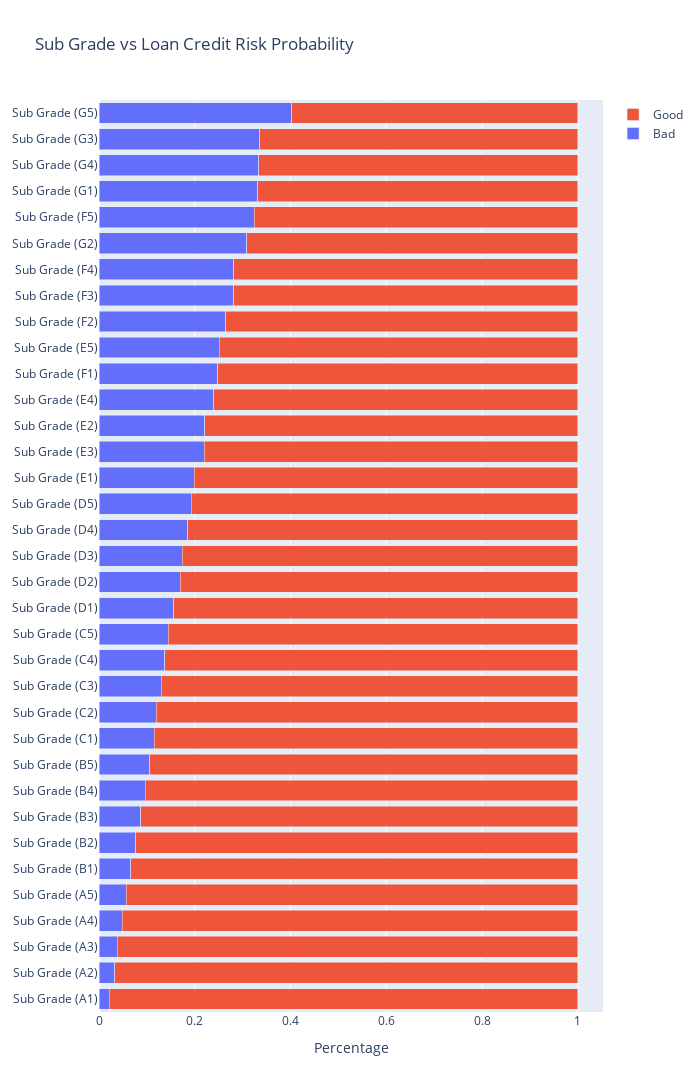

The notebook cell saved with this chart:
### Markdown cell above
### Sub Grade

### Code cell
cols = 'sub_grade'
titleize = inflection.titleize(cols)
sub_grade_target = pd.crosstab(df_viz['sub_grade'], df_viz['target'], normalize='index', colnames=[None]).reset_index().sort_values('bad')
sub_grade_target['sub_grade'] = sub_grade_target['sub_grade'].str.upper()
sub_grade_target['sub_grade'] = sub_grade_target['sub_grade'].apply(lambda x: f'{titleize} ({x})')

fig = go.Figure()
fig.add_trace(go.Bar(
    y=sub_grade_target['sub_grade'],
    x=sub_grade_target['bad'],
    name='Bad',
    orientation='h'
))
fig.add_trace(go.Bar(
    y=sub_grade_target['sub_grade'],
    x=sub_grade_target['good'],
    name='Good',
    orientation='h'
))

fig.update_layout(barmode='stack',
                  width=700,
                  height=1500,
                 xaxis_title='Percentage',
                 title='Sub Grade vs Loan Credit Risk Probability')
fig.show()

### Figure 1 — Plotly figure (JSON) as saved in the notebook; plotly's stock layout.template omitted (floating-point values rounded to 4 significant figures)
{"data": [{"name": "Bad", "orientation": "h", "type": "bar", "x": [0.02125, 0.03249, 0.03859, 0.04825, 0.05686, 0.0661, 0.07719, 0.08758, 0.09615, 0.1063, 0.1155, 0.1197, 0.1305, 0.1374, 0.1441, 0.1562, 0.1695, 0.1738, 0.1854, 0.1932, 0.1992, 0.2195, 0.2206, 0.2398, 0.2477, 0.2516, 0.2649, 0.281, 0.2816, 0.3086, 0.3245, 0.3318, 0.3341, 0.3362, 0.4026], "y": ["Sub Grade (A1)", "Sub Grade (A2)", "Sub Grade (A3)", "Sub Grade (A4)", "Sub Grade (A5)", "Sub Grade (B1)", "Sub Grade (B2)", "Sub Grade (B3)", "Sub Grade (B4)", "Sub Grade (B5)", "Sub Grade (C1)", "Sub Grade (C2)", "Sub Grade (C3)", "Sub Grade (C4)", "Sub Grade (C5)", "Sub Grade (D1)", "Sub Grade (D2)", "Sub Grade (D3)", "Sub Grade (D4)", "Sub Grade (D5)", "Sub Grade (E1)", "Sub Grade (E3)", "Sub Grade (E2)", "Sub Grade (E4)", "Sub Grade (F1)", "Sub Grade (E5)", "Sub Grade (F2)", "Sub Grade (F3)", "Sub Grade (F4)", "Sub Grade (G2)", "Sub Grade (F5)", "Sub Grade (G1)", "Sub Grade (G4)", "Sub Grade (G3)", "Sub Grade (G5)"]}, {"name": "Good", "orientation": "h", "type": "bar", "x": [0.9787, 0.9675, 0.9614, 0.9517, 0.9431, 0.9339, 0.9228, 0.9124, 0.9039, 0.8937, 0.8845, 0.8803, 0.8695, 0.8626, 0.8559, 0.8438, 0.8305, 0.8262, 0.8146, 0.8068, 0.8008, 0.7805, 0.7794, 0.7602, 0.7523, 0.7484, 0.7351, 0.719, 0.7184, 0.6914, 0.6755, 0.6682, 0.6659, 0.6638, 0.5974], "y": ["Sub Grade (A1)", "Sub Grade (A2)", "Sub Grade (A3)", "Sub Grade (A4)", "Sub Grade (A5)", "Sub Grade (B1)", "Sub Grade (B2)", "Sub Grade (B3)", "Sub Grade (B4)", "Sub Grade (B5)", "Sub Grade (C1)", "Sub Grade (C2)", "Sub Grade (C3)", "Sub Grade (C4)", "Sub Grade (C5)", "Sub Grade (D1)", "Sub Grade (D2)", "Sub Grade (D3)", "Sub Grade (D4)", "Sub Grade (D5)", "Sub Grade (E1)", "Sub Grade (E3)", "Sub Grade (E2)", "Sub Grade (E4)", "Sub Grade (F1)", "Sub Grade (E5)", "Sub Grade (F2)", "Sub Grade (F3)", "Sub Grade (F4)", "Sub Grade (G2)", "Sub Grade (F5)", "Sub Grade (G1)", "Sub Grade (G4)", "Sub Grade (G3)", "Sub Grade (G5)"]}], "layout": {"barmode": "stack", "height": 1500, "title": {"text": "Sub Grade vs Loan Credit Risk Probability"}, "width": 700, "xaxis": {"autorange": true, "range": [0, 1.053], "title": {"text": "Percentage"}, "type": "linear"}, "yaxis": {"autorange": true, "range": [-0.5, 34.5], "type": "category"}}}
